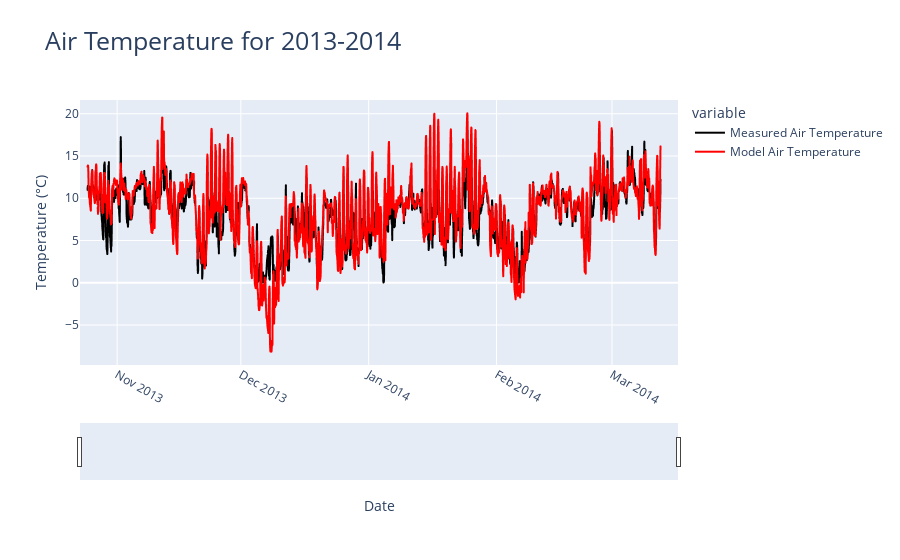
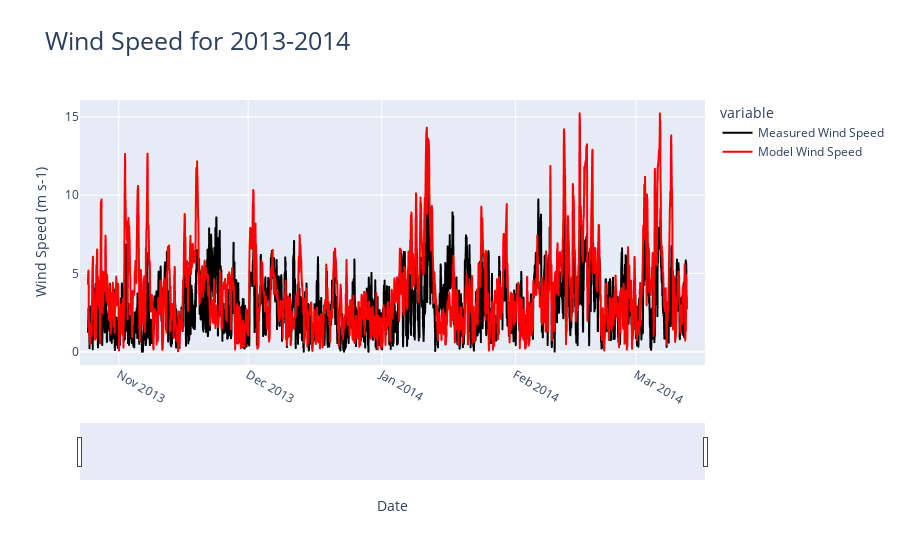
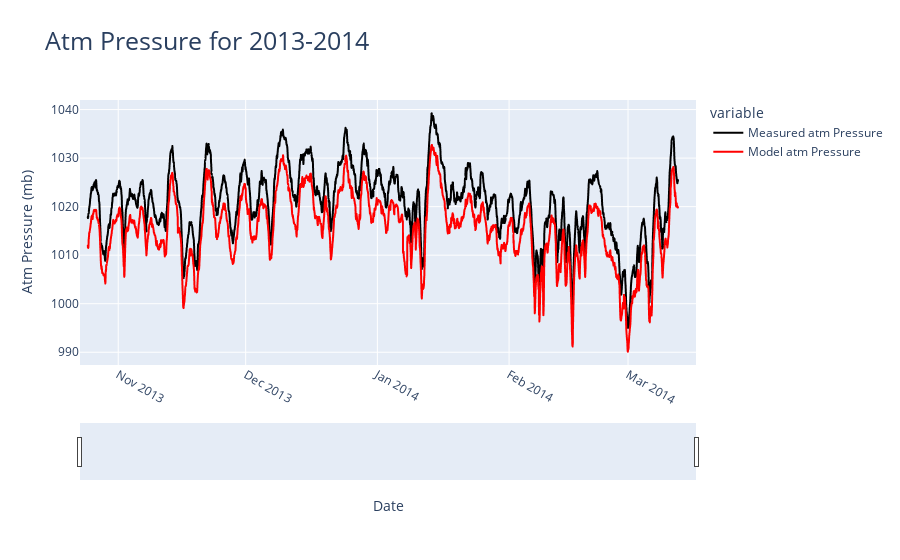

The code cell stored with these charts, in order, in its notebook:
### Code cell
import pandas as pd
import scipy.io as sio
from scipy import signal, stats
import numpy as np
import datetime
import plotly.express as px
from plotly.subplots import make_subplots
import plotly.graph_objects as go
import re
import coare36vn_zrf_et
import os

weatherDF = pd.read_csv('weather_13_14_measuredvalues.csv', parse_dates = ['DN'])
 
heatFluxModelDF = pd.read_csv('weather_2013-2014_flux.csv', parse_dates = ['Tm (UTC)'])
heatFluxModelDF = pd.merge(left = weatherDF, right = heatFluxModelDF, how = 'inner',  left_on = 'DN', right_on = 'Tm (UTC)')
heatFluxModelDF = heatFluxModelDF.drop('Tm (UTC)', axis = 1)

tempFigLabels = ['Measured Air Temperature', 'Model Air Temperature']
tempfig = px.line(x = heatFluxModelDF['DN'], y = [heatFluxModelDF["MeasuredAirTemp"], heatFluxModelDF["Tair (degC)"]], color_discrete_sequence= ["black", "red"], title = "Air Temperature")
for idx in range(len(tempFigLabels)):
    tempfig.data[idx].name = tempFigLabels[idx]
    tempfig.data[idx].hovertemplate = 'variable=' + tempFigLabels[idx] + '<br>x=%{x}<br>value=%{y}<extra></extra>'
    tempfig.data[idx].legendgroup = tempFigLabels[idx]
tempfig.update_layout(title=dict(text= "Air Temperature for 2013-2014", font=dict(size=25)))
tempfig.update_xaxes(tickangle=30)
tempfig.update_xaxes(rangeslider_visible=True)
tempfig.update_xaxes(range = [pd.Timestamp('2013-10-23'),pd.Timestamp('2014-03-17')])
tempfig.update_layout(xaxis_title="Date", yaxis_title="Temperature (°C)")
tempfig.show()


windFigLabels = ['Measured Wind Speed', 'Model Wind Speed']
windfig = px.line(x = heatFluxModelDF['DN'], y = [heatFluxModelDF["U"], heatFluxModelDF["U (m s-1)"]], color_discrete_sequence= ["black", "red"], title = "Wind Speed")
for idx in range(len(windFigLabels)):
    windfig.data[idx].name = windFigLabels[idx]
    windfig.data[idx].hovertemplate = 'variable=' + windFigLabels[idx] + '<br>x=%{x}<br>value=%{y}<extra></extra>'
    windfig.data[idx].legendgroup = windFigLabels[idx]
windfig.update_layout(title=dict(text= "Wind Speed for 2013-2014", font=dict(size=25)))
windfig.update_xaxes(tickangle=30)
windfig.update_xaxes(rangeslider_visible=True)
windfig.update_xaxes(range = [pd.Timestamp('2013-10-23'),pd.Timestamp('2014-03-17')])
windfig.update_layout(xaxis_title="Date", yaxis_title="Wind Speed (m s-1)")
windfig.show()

roFigLabels = ['Measured atm Pressure', 'Model atm Pressure']
rofig = px.line(x = heatFluxModelDF['DN'], y = [heatFluxModelDF['atm Pressure'], heatFluxModelDF['P (mb)']], color_discrete_sequence= ["black", "red"], title = "Atm Pressure")
for idx in range(len(roFigLabels)):
    rofig.data[idx].name = roFigLabels[idx]
    rofig.data[idx].hovertemplate = 'variable=' + roFigLabels[idx] + '<br>x=%{x}<br>value=%{y}<extra></extra>'
    rofig.data[idx].legendgroup = roFigLabels[idx]
rofig.update_layout(title=dict(text= "Atm Pressure for 2013-2014", font=dict(size=25)))
rofig.update_xaxes(tickangle=30)
rofig.update_xaxes(rangeslider_visible=True)
rofig.update_xaxes(range = [pd.Timestamp('2013-10-23'),pd.Timestamp('2014-03-17')])
rofig.update_layout(xaxis_title="Date", yaxis_title="Atm Pressure (mb)")
rofig.show()

### Figure 1 — Plotly figure (JSON) as saved in the notebook; plotly's stock layout.template omitted (floating-point values rounded to 4 significant figures; data arrays with more than 128 entries replaced by an {"elided": "..."} marker saying what was removed)
{"data": [{"hovertemplate": "variable=Measured Air Temperature<br>x=%{x}<br>value=%{y}<extra></extra>", "legendgroup": "Measured Air Temperature", "line": {"color": "black", "dash": "solid"}, "marker": {"symbol": "circle"}, "mode": "lines", "name": "Measured Air Temperature", "showlegend": true, "type": "scattergl", "x": {"elided": "3335 str values"}, "xaxis": "x", "y": {"elided": "3335 float values"}, "yaxis": "y"}, {"hovertemplate": "variable=Model Air Temperature<br>x=%{x}<br>value=%{y}<extra></extra>", "legendgroup": "Model Air Temperature", "line": {"color": "red", "dash": "solid"}, "marker": {"symbol": "circle"}, "mode": "lines", "name": "Model Air Temperature", "showlegend": true, "type": "scattergl", "x": {"elided": "3335 str values"}, "xaxis": "x", "y": {"elided": "3335 float values"}, "yaxis": "y"}], "layout": {"legend": {"title": {"text": "variable"}, "tracegroupgap": 0}, "title": {"font": {"size": 25}, "text": "Air Temperature for 2013-2014"}, "xaxis": {"anchor": "y", "domain": [0, 1], "range": ["2013-10-23T00:00:00", "2014-03-17T00:00:00"], "rangeslider": {"visible": true}, "tickangle": 30, "title": {"text": "Date"}}, "yaxis": {"anchor": "x", "domain": [0, 1], "title": {"text": "Temperature (°C)"}}}}

### Figure 2 — Plotly figure (JSON) as saved in the notebook; plotly's stock layout.template omitted (floating-point values rounded to 4 significant figures; data arrays with more than 128 entries replaced by an {"elided": "..."} marker saying what was removed)
{"data": [{"hovertemplate": "variable=Measured Wind Speed<br>x=%{x}<br>value=%{y}<extra></extra>", "legendgroup": "Measured Wind Speed", "line": {"color": "black", "dash": "solid"}, "marker": {"symbol": "circle"}, "mode": "lines", "name": "Measured Wind Speed", "showlegend": true, "type": "scattergl", "x": {"elided": "3335 str values"}, "xaxis": "x", "y": {"elided": "3335 float values"}, "yaxis": "y"}, {"hovertemplate": "variable=Model Wind Speed<br>x=%{x}<br>value=%{y}<extra></extra>", "legendgroup": "Model Wind Speed", "line": {"color": "red", "dash": "solid"}, "marker": {"symbol": "circle"}, "mode": "lines", "name": "Model Wind Speed", "showlegend": true, "type": "scattergl", "x": {"elided": "3335 str values"}, "xaxis": "x", "y": {"elided": "3335 float values"}, "yaxis": "y"}], "layout": {"legend": {"title": {"text": "variable"}, "tracegroupgap": 0}, "title": {"font": {"size": 25}, "text": "Wind Speed for 2013-2014"}, "xaxis": {"anchor": "y", "domain": [0, 1], "range": ["2013-10-23T00:00:00", "2014-03-17T00:00:00"], "rangeslider": {"visible": true}, "tickangle": 30, "title": {"text": "Date"}}, "yaxis": {"anchor": "x", "domain": [0, 1], "title": {"text": "Wind Speed (m s-1)"}}}}

### Figure 3 — Plotly figure (JSON) as saved in the notebook; plotly's stock layout.template omitted (floating-point values rounded to 4 significant figures; data arrays with more than 128 entries replaced by an {"elided": "..."} marker saying what was removed)
{"data": [{"hovertemplate": "variable=Measured atm Pressure<br>x=%{x}<br>value=%{y}<extra></extra>", "legendgroup": "Measured atm Pressure", "line": {"color": "black", "dash": "solid"}, "marker": {"symbol": "circle"}, "mode": "lines", "name": "Measured atm Pressure", "showlegend": true, "type": "scattergl", "x": {"elided": "3335 str values"}, "xaxis": "x", "y": {"elided": "3335 float values"}, "yaxis": "y"}, {"hovertemplate": "variable=Model atm Pressure<br>x=%{x}<br>value=%{y}<extra></extra>", "legendgroup": "Model atm Pressure", "line": {"color": "red", "dash": "solid"}, "marker": {"symbol": "circle"}, "mode": "lines", "name": "Model atm Pressure", "showlegend": true, "type": "scattergl", "x": {"elided": "3335 str values"}, "xaxis": "x", "y": {"elided": "3335 float values"}, "yaxis": "y"}], "layout": {"legend": {"title": {"text": "variable"}, "tracegroupgap": 0}, "title": {"font": {"size": 25}, "text": "Atm Pressure for 2013-2014"}, "xaxis": {"anchor": "y", "domain": [0, 1], "range": ["2013-10-23T00:00:00", "2014-03-17T00:00:00"], "rangeslider": {"visible": true}, "tickangle": 30, "title": {"text": "Date"}}, "yaxis": {"anchor": "x", "domain": [0, 1], "title": {"text": "Atm Pressure (mb)"}}}}
